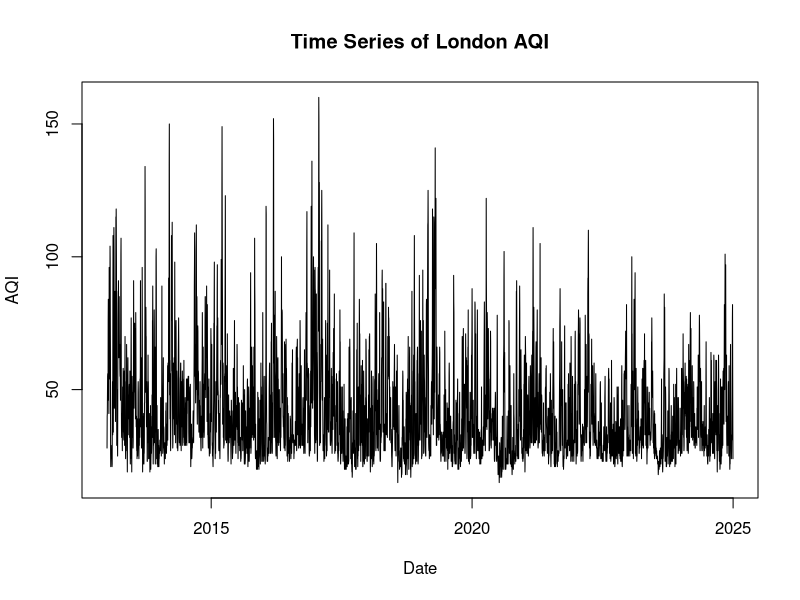
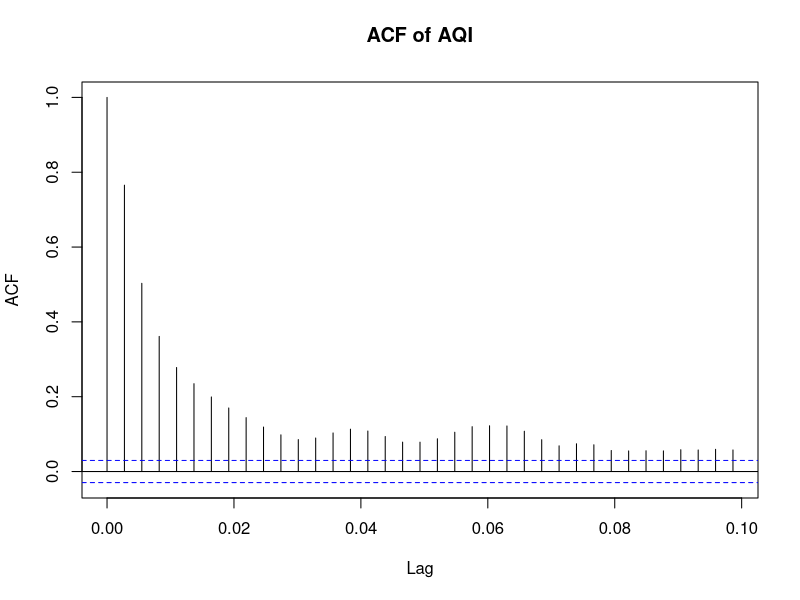
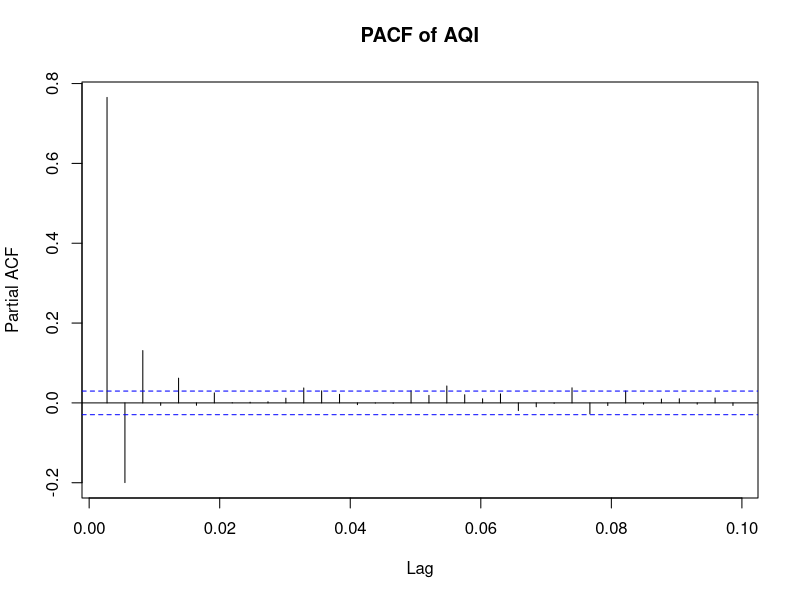

Write the R code that produced these figures, in order. (Note: this script raises an error after producing the figures.)
## ---- chunk 1
knitr::opts_chunk$set(echo = TRUE, warning = F, message = F)
## ---- chunk 2
library(readxl)
library(forecast)
## ---- chunk 3
# Read in data
aqi = read_excel("London_AQI_Daily.xlsx")

head(aqi)
## ---- chunk 4
# Fix formatting 
aqi$Date = as.Date(aqi$Date, format = "%Y-%m-%d")
aqi$USAQI = as.integer(aqi$USAQI)
## ---- chunk 5
plot(y = aqi$USAQI, x = aqi$Date, main = "Time Series of London AQI", type = "l",
     ylab = "AQI", xlab = "Date")
## ---- chunk 6
# Convert df to ts 
aqi_ts = ts(aqi$USAQI, frequency = 365, start = c(2013, 1, 2))
## ---- chunk 7
acf(aqi_ts, main = "ACF of AQI")
## ---- chunk 8
pacf(aqi_ts, main = "PACF of AQI")
## ---- chunk 9
adf.test(aqi_ts)
## ---- chunk 10
kpss.test(aqi_ts)
## ---- chunk 11
new_aqi = diff(aqi_ts)
## ---- chunk 12
adf.test(new_aqi)
## ---- chunk 13
kpss.test(new_aqi)
## ---- chunk 14
acf(new_aqi, main = "ACF After Differencing")
## ---- chunk 15
pacf(new_aqi, main= "PACF After Differencing")
## ---- chunk 16
decomp = stl(new_aqi, s.window = "periodic")
plot(decomp, main = "Seasonal Decomposition")
## ---- chunk 17
# Make train and test split 
train = aqi[aqi$Date < as.Date("2025-01-01"), ]
test = aqi[aqi$Date >= as.Date("2025-01-01"), ]

# Check
head(train)
tail(train)
head(test)
tail(test)
## ---- chunk 18
# Convert to ts --> want 2: regular and differenced by 1
train_ts = ts(train$USAQI, frequency = 365, start = c(2013, 1, 2))
test_ts = ts(test$USAQI, frequency = 365, start = c(2025, 1, 1))

diff_train_ts = diff(train_ts)
diff_test_ts = diff(test_ts)
## ---- chunk 19
ets_mod = ets(train_ts)
summary(ets_mod)
## ---- chunk 20
for1 = forecast(ets_mod, h = 59)
plot(for1, main = "Forecast for 2025", ylab = "AQI", xlab = "Date")
## ---- chunk 21
checkresiduals(ets_mod)
## ---- chunk 22
for1_vals = for1$mean
resids = test_ts - for1_vals

plot(resids, main = "Residuals for Test Data", ylab = "Residuals", xlab = "Time")
## ---- chunk 23
rmse1 = sqrt(mean(resids^2))

rmse1
## ---- chunk 24
accuracy(ets_mod)
## ---- chunk 25
ets_mod_diff = ets(diff_train_ts)
summary(ets_mod_diff)
## ---- chunk 26
for2 = forecast(ets_mod_diff, h = 59)
plot(for2, main = "Forecast for 2025 (Differenced)", ylab = "AQI", xlab = "Date")
## ---- chunk 27
checkresiduals(ets_mod_diff)
## ---- chunk 28
for2_vals = for2$mean
resids2 = test_ts - for2_vals

plot(resids2, main = "Residuals for Test Data (Differenced)",
     ylab = "Residuals", xlab = "Time")
## ---- chunk 29
rmse2 = sqrt(mean(resids2^2))

rmse2
## ---- chunk 30
accuracy(ets_mod_diff)
